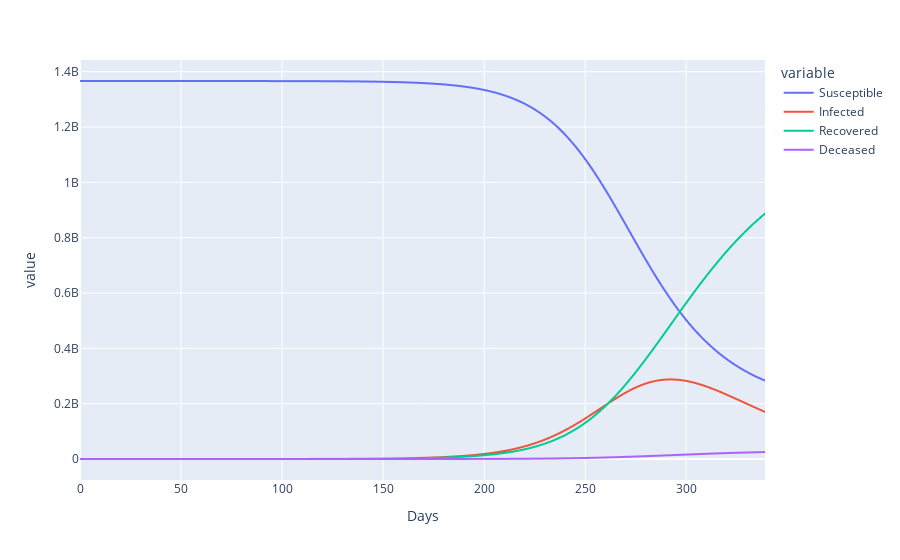

This figure's notebook cell:
### Code cell
fig = px.line(expected_data, x='Days', y = ['Susceptible','Infected','Recovered','Deceased'])
fig.show()

### Figure 1 — Plotly figure (JSON) as saved in the notebook; plotly's stock layout.template omitted (floating-point values rounded to 4 significant figures; data arrays with more than 128 entries replaced by an {"elided": "..."} marker saying what was removed)
{"data": [{"hovertemplate": "variable=Susceptible<br>Days=%{x}<br>value=%{y}<extra></extra>", "legendgroup": "Susceptible", "line": {"color": "#636efa", "dash": "solid"}, "marker": {"symbol": "circle"}, "mode": "lines", "name": "Susceptible", "showlegend": true, "type": "scattergl", "x": {"elided": "340 int values"}, "xaxis": "x", "y": {"elided": "340 float values"}, "yaxis": "y"}, {"hovertemplate": "variable=Infected<br>Days=%{x}<br>value=%{y}<extra></extra>", "legendgroup": "Infected", "line": {"color": "#EF553B", "dash": "solid"}, "marker": {"symbol": "circle"}, "mode": "lines", "name": "Infected", "showlegend": true, "type": "scattergl", "x": {"elided": "340 int values"}, "xaxis": "x", "y": {"elided": "340 float values"}, "yaxis": "y"}, {"hovertemplate": "variable=Recovered<br>Days=%{x}<br>value=%{y}<extra></extra>", "legendgroup": "Recovered", "line": {"color": "#00cc96", "dash": "solid"}, "marker": {"symbol": "circle"}, "mode": "lines", "name": "Recovered", "showlegend": true, "type": "scattergl", "x": {"elided": "340 int values"}, "xaxis": "x", "y": {"elided": "340 float values"}, "yaxis": "y"}, {"hovertemplate": "variable=Deceased<br>Days=%{x}<br>value=%{y}<extra></extra>", "legendgroup": "Deceased", "line": {"color": "#ab63fa", "dash": "solid"}, "marker": {"symbol": "circle"}, "mode": "lines", "name": "Deceased", "showlegend": true, "type": "scattergl", "x": {"elided": "340 int values"}, "xaxis": "x", "y": {"elided": "340 float values"}, "yaxis": "y"}], "layout": {"legend": {"title": {"text": "variable"}, "tracegroupgap": 0}, "margin": {"t": 60}, "xaxis": {"anchor": "y", "domain": [0, 1], "title": {"text": "Days"}}, "yaxis": {"anchor": "x", "domain": [0, 1], "title": {"text": "value"}}}}
